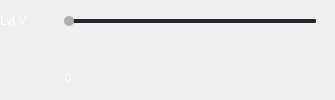
                <widget class="QFrame" name="frm_rfrsh_rate_lvl_5">
                 <property name="minimumSize">
                  <size>
                   <width>335</width>
                   <height>0</height>
                  </size>
                 </property>
                 <property name="maximumSize">
                  <size>
                   <width>335</width>
                   <height>16777215</height>
                  </size>
                 </property>
                 <property name="frameShape">
                  <enum>QFrame::NoFrame</enum>
                 </property>
                 <property name="frameShadow">
                  <enum>QFrame::Plain</enum>
                 </property>
                 <property name="lineWidth">
                  <number>0</number>
                 </property>
                 <layout class="QGridLayout" name="gridLayout_16">
                  <property name="leftMargin">
                   <number>0</number>
                  </property>
                  <property name="topMargin">
                   <number>0</number>
                  </property>
                  <property name="rightMargin">
                   <number>0</number>
                  </property>
                  <property name="bottomMargin">
                   <number>0</number>
                  </property>
                  <property name="spacing">
                   <number>0</number>
                  </property>
                  <item row="0" column="0">
                   <widget class="QLabel" name="lbl_txt_rfrsh_rate_lvl_5">
                    <property name="minimumSize">
                     <size>
                      <width>45</width>
                      <height>10</height>
                     </size>
                    </property>
                    <property name="maximumSize">
                     <size>
                      <width>45</width>
                      <height>10</height>
                     </size>
                    </property>
                    <property name="font">
                     <font>
                      <family>Tahoma</family>
                      <pointsize>9</pointsize>
                      <stylestrategy>PreferAntialias</stylestrategy>
                      <kerning>true</kerning>
                     </font>
                    </property>
                    <property name="styleSheet">
                     <string notr="true">color: white;</string>
                    </property>
                    <property name="lineWidth">
                     <number>0</number>
                    </property>
                    <property name="text">
                     <string>Lvl V</string>
                    </property>
                   </widget>
                  </item>
                  <item row="3" column="1">
                   <widget class="QFrame" name="frm_lbl_rfrsh_rate_lvl_5">
                    <property name="minimumSize">
                     <size>
                      <width>290</width>
                      <height>14</height>
                     </size>
                    </property>
                    <property name="maximumSize">
                     <size>
                      <width>290</width>
                      <height>14</height>
                     </size>
                    </property>
                    <property name="frameShape">
                     <enum>QFrame::NoFrame</enum>
                    </property>
                    <property name="frameShadow">
                     <enum>QFrame::Plain</enum>
                    </property>
                    <property name="lineWidth">
                     <number>0</number>
                    </property>
                    <widget class="QLabel" name="lbl_crrnt_rfrsh_rate_lvl_5">
                     <property name="geometry">
                      <rect>
                       <x>0</x>
                       <y>0</y>
                       <width>44</width>
                       <height>14</height>
                      </rect>
                     </property>
                     <property name="sizePolicy">
                      <sizepolicy hsizetype="Fixed" vsizetype="Fixed">
                       <horstretch>0</horstretch>
                       <verstretch>0</verstretch>
                      </sizepolicy>
                     </property>
                     <property name="minimumSize">
                      <size>
                       <width>44</width>
                       <height>14</height>
                      </size>
                     </property>
                     <property name="maximumSize">
                      <size>
                       <width>44</width>
                       <height>14</height>
                      </size>
                     </property>
                     <property name="styleSheet">
                      <string notr="true">padding: 0 7px 0 9px;
color: white;</string>
                     </property>
                     <property name="text">
                      <string notr="true">0</string>
                     </property>
                     <property name="alignment">
                      <set>Qt::AlignCenter</set>
                     </property>
                    </widget>
                   </widget>
                  </item>
                  <item row="0" column="1">
                   <widget class="QFrame" name="frm_sldr_rfrsh_rate_lvl_5">
                    <property name="minimumSize">
                     <size>
                      <width>290</width>
                      <height>16</height>
                     </size>
                    </property>
                    <property name="maximumSize">
                     <size>
                      <width>290</width>
                      <height>16</height>
                     </size>
                    </property>
                    <property name="frameShape">
                     <enum>QFrame::NoFrame</enum>
                    </property>
                    <property name="frameShadow">
                     <enum>QFrame::Plain</enum>
                    </property>
                    <property name="lineWidth">
                     <number>0</number>
                    </property>
                    <layout class="QHBoxLayout" name="horizontalLayout_12">
                     <property name="spacing">
                      <number>0</number>
                     </property>
                     <property name="leftMargin">
                      <number>6</number>
                     </property>
                     <property name="topMargin">
                      <number>0</number>
                     </property>
                     <property name="rightMargin">
                      <number>5</number>
                     </property>
                     <property name="bottomMargin">
                      <number>0</number>
                     </property>
                     <item>
                      <widget class="QSlider" name="hrzntlSldr_rfrsh_rate_lvl_5">
                       <property name="sizePolicy">
                        <sizepolicy hsizetype="Expanding" vsizetype="Preferred">
                         <horstretch>0</horstretch>
                         <verstretch>0</verstretch>
                        </sizepolicy>
                       </property>
                       <property name="minimumSize">
                        <size>
                         <width>279</width>
                         <height>16</height>
                        </size>
                       </property>
                       <property name="maximumSize">
                        <size>
                         <width>279</width>
                         <height>16</height>
                        </size>
                       </property>
                       <property name="styleSheet">
                        <string notr="true">QSlider::groove:horizontal {
	width: 252;
    border-radius: 0px;
    height: 4px;
}
QSlider::add-page:qlineargradient {
	background: #232631;
	border-top-right-radius: 1px;
	border-bottom-right-radius: 1px;
	border-top-left-radius: 0px;
	border-bottom-left-radius: 0px;
}
QSlider::sub-page:qlineargradient {
	background: #00e39b;
	border-top-right-radius: 0px;
	border-bottom-right-radius: 0px;
	border-top-left-radius: 1px;
	border-bottom-left-radius: 1px;
}
QSlider::handle:horizontal {
	width: 12px;
	height: 12px;
    background: qradialgradient(cx: 0.5, cy: 0.5, radius: 0.5, fx: 0.5, fy: 0.5, stop: 0.75 #afafaf, stop: 0.90 transparent);
	margin: -4px -1px -4px -1px;
}</string>
                       </property>
                       <property name="minimum">
                        <number>50</number>
                       </property>
                       <property name="maximum">
                        <number>7200</number>
                       </property>
                       <property name="singleStep">
                        <number>50</number>
                       </property>
                       <property name="pageStep">
                        <number>50</number>
                       </property>
                       <property name="value">
                        <number>50</number>
                       </property>
                       <property name="sliderPosition">
                        <number>50</number>
                       </property>
                       <property name="orientation">
                        <enum>Qt::Horizontal</enum>
                       </property>
                      </widget>
                     </item>
                    </layout>
                   </widget>
                  </item>
                  <item row="1" column="0" colspan="2">
                   <spacer name="verticalSpacer_17">
                    <property name="orientation">
                     <enum>Qt::Vertical</enum>
                    </property>
                    <property name="sizeType">
                     <enum>QSizePolicy::Fixed</enum>
                    </property>
                    <property name="sizeHint" stdset="0">
                     <size>
                      <width>20</width>
                      <height>6</height>
                     </size>
                    </property>
                   </spacer>
                  </item>
                  <item row="2" column="1">
                   <widget class="QFrame" name="frm_sldr_img_rfrsh_rate_lvl_5">
                    <property name="minimumSize">
                     <size>
                      <width>290</width>
                      <height>10</height>
                     </size>
                    </property>
                    <property name="maximumSize">
                     <size>
                      <width>290</width>
                      <height>10</height>
                     </size>
                    </property>
                    <property name="styleSheet">
                     <string notr="true"/>
                    </property>
                    <property name="frameShape">
                     <enum>QFrame::NoFrame</enum>
                    </property>
                    <property name="frameShadow">
                     <enum>QFrame::Plain</enum>
                    </property>
                    <property name="lineWidth">
                     <number>0</number>
                    </property>
                    <layout class="QHBoxLayout" name="horizontalLayout_15">
                     <property name="spacing">
                      <number>0</number>
                     </property>
                     <property name="leftMargin">
                      <number>6</number>
                     </property>
                     <property name="topMargin">
                      <number>0</number>
                     </property>
                     <property name="rightMargin">
                      <number>5</number>
                     </property>
                     <property name="bottomMargin">
                      <number>0</number>
                     </property>
                     <item>
                      <widget class="QLabel" name="lbl_sldr_img_rfrsh_rate_lvl_5">
                       <property name="minimumSize">
                        <size>
                         <width>252</width>
                         <height>10</height>
                        </size>
                       </property>
                       <property name="maximumSize">
                        <size>
                         <width>252</width>
                         <height>10</height>
                        </size>
                       </property>
                       <property name="styleSheet">
                        <string notr="true">background-image: url(:/images/background_refresh_rate_slider.png) ;</string>
                       </property>
                       <property name="text">
                        <string notr="true"/>
                       </property>
                      </widget>
                     </item>
                    </layout>
                   </widget>
                  </item>
                 </layout>
                </widget>
